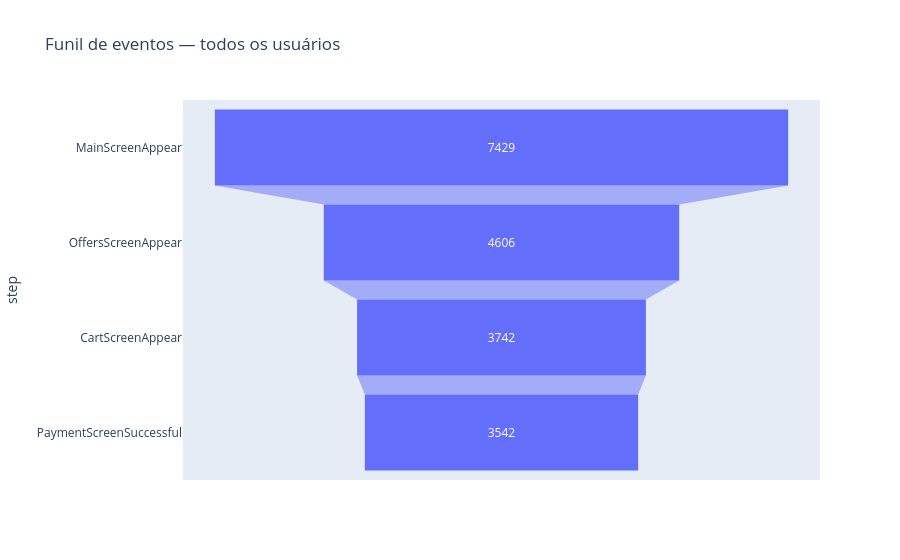

The notebook cell this image was saved under:
### Markdown cell above
### Funil de conversão: proporção de usuários entre etapas

### Code cell
# Sequência do funil — apenas os eventos da jornada de compra, sem o Tutorial
FUNNEL_STEPS = [
    'MainScreenAppear',   # etapa 1: tela principal — ponto de entrada de todos os usuários
    'OffersScreenAppear', # etapa 2: tela de ofertas — usuário demonstrou interesse
    'CartScreenAppear',   # etapa 3: tela do carrinho — usuário adicionou itens
    'PaymentScreenSuccessful',  # etapa 4: pagamento concluído — conversão final
]

# Para cada etapa, conta os usuários únicos que a realizaram ao menos uma vez
funnel_df = pd.DataFrame([
    {'step': s, 'users': food_app_filtered[food_app_filtered['event_name'] == s]['device_id'].nunique()}
    for s in FUNNEL_STEPS  # filtra o evento e conta IDs distintos para cada etapa
])

# Taxa de conversão step-over-step: usuários da etapa N ÷ usuários da etapa N-1
funnel_df['conv_prev_step'] = (
    funnel_df['users'] / funnel_df['users'].shift(1) * 100  # shift(1) desloca os valores uma linha para cima, de modo que a divisão N ÷ N-1 fica natural
).round(2)

# Taxa de conversão acumulada: usuários de cada etapa ÷ usuários da etapa 1 (topo do funil)
# Isso mostra a porcentagem de usuários que chegaram até aquela etapa em relação ao total que iniciou a jornada
funnel_df['conv_from_top'] = (
    funnel_df['users'] / funnel_df['users'].iloc[0] * 100
).round(2)

print('Funil de conversão (todos os usuários — período filtrado):')
print()
print(funnel_df.to_string(index=False))

# Visualização do funil em gráfico de barras horizontal
fig_funnel = px.funnel(
    funnel_df,
    x='users',   # eixo x: volume de usuários
    y='step',      # eixo y: nome da etapa
    title='Funil de eventos — todos os usuários'
)
fig_funnel.show()

### Figure 1 — Plotly figure (JSON) as saved in the notebook; plotly's stock layout.template omitted (floating-point values rounded to 4 significant figures)
{"data": [{"hovertemplate": "users=%{x}<br>step=%{y}<extra></extra>", "legendgroup": "", "marker": {"color": "#636efa"}, "name": "", "orientation": "h", "showlegend": false, "type": "funnel", "x": [7429, 4606, 3742, 3542], "xaxis": "x", "y": ["MainScreenAppear", "OffersScreenAppear", "CartScreenAppear", "PaymentScreenSuccessful"], "yaxis": "y"}], "layout": {"legend": {"tracegroupgap": 0}, "title": {"text": "Funil de eventos — todos os usuários"}, "xaxis": {"anchor": "y", "domain": [0, 1], "title": {"text": "users"}}, "yaxis": {"anchor": "x", "domain": [0, 1], "title": {"text": "step"}}}}
